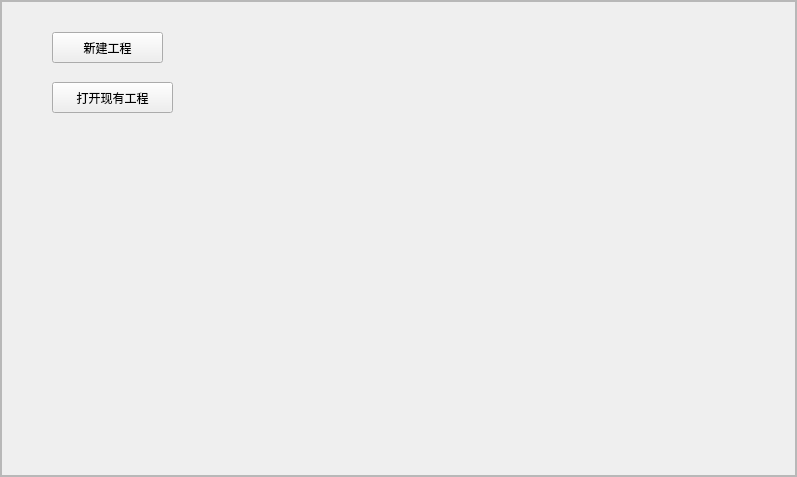
<?xml version="1.0" encoding="UTF-8"?>
<ui version="4.0">
 <class>ElectPage</class>
 <widget class="QWidget" name="ElectPage">
  <property name="geometry">
   <rect>
    <x>0</x>
    <y>0</y>
    <width>797</width>
    <height>477</height>
   </rect>
  </property>
  <property name="windowTitle">
   <string>Form</string>
  </property>
  <layout class="QVBoxLayout" name="verticalLayout">
   <property name="spacing">
    <number>0</number>
   </property>
   <property name="leftMargin">
    <number>0</number>
   </property>
   <property name="topMargin">
    <number>0</number>
   </property>
   <property name="rightMargin">
    <number>0</number>
   </property>
   <property name="bottomMargin">
    <number>0</number>
   </property>
   <item>
    <widget class="QFrame" name="box">
     <property name="frameShape">
      <enum>QFrame::StyledPanel</enum>
     </property>
     <property name="frameShadow">
      <enum>QFrame::Raised</enum>
     </property>
     <layout class="QVBoxLayout" name="verticalLayout_2">
      <property name="spacing">
       <number>0</number>
      </property>
      <property name="leftMargin">
       <number>0</number>
      </property>
      <property name="topMargin">
       <number>0</number>
      </property>
      <property name="rightMargin">
       <number>0</number>
      </property>
      <property name="bottomMargin">
       <number>0</number>
      </property>
      <item>
       <widget class="QStackedWidget" name="stackedWidget">
        <widget class="QWidget" name="default_page">
         <layout class="QVBoxLayout" name="verticalLayout_3">
          <property name="spacing">
           <number>0</number>
          </property>
          <property name="leftMargin">
           <number>0</number>
          </property>
          <property name="topMargin">
           <number>0</number>
          </property>
          <property name="rightMargin">
           <number>0</number>
          </property>
          <property name="bottomMargin">
           <number>0</number>
          </property>
          <item>
           <widget class="QFrame" name="dea_page_box">
            <property name="frameShape">
             <enum>QFrame::StyledPanel</enum>
            </property>
            <property name="frameShadow">
             <enum>QFrame::Raised</enum>
            </property>
            <layout class="QVBoxLayout" name="verticalLayout_4">
             <property name="spacing">
              <number>0</number>
             </property>
             <property name="leftMargin">
              <number>0</number>
             </property>
             <property name="topMargin">
              <number>0</number>
             </property>
             <property name="rightMargin">
              <number>0</number>
             </property>
             <property name="bottomMargin">
              <number>0</number>
             </property>
             <item>
              <widget class="QWidget" name="dea_page_container" native="true">
               <widget class="QPushButton" name="open_project_btn">
                <property name="geometry">
                 <rect>
                  <x>50</x>
                  <y>80</y>
                  <width>121</width>
                  <height>31</height>
                 </rect>
                </property>
                <property name="text">
                 <string>打开现有工程</string>
                </property>
               </widget>
               <widget class="QPushButton" name="new_project_btn">
                <property name="geometry">
                 <rect>
                  <x>50</x>
                  <y>30</y>
                  <width>111</width>
                  <height>31</height>
                 </rect>
                </property>
                <property name="text">
                 <string>新建工程</string>
                </property>
               </widget>
              </widget>
             </item>
            </layout>
           </widget>
          </item>
         </layout>
        </widget>
       </widget>
      </item>
     </layout>
    </widget>
   </item>
  </layout>
 </widget>
 <resources/>
 <connections/>
</ui>
